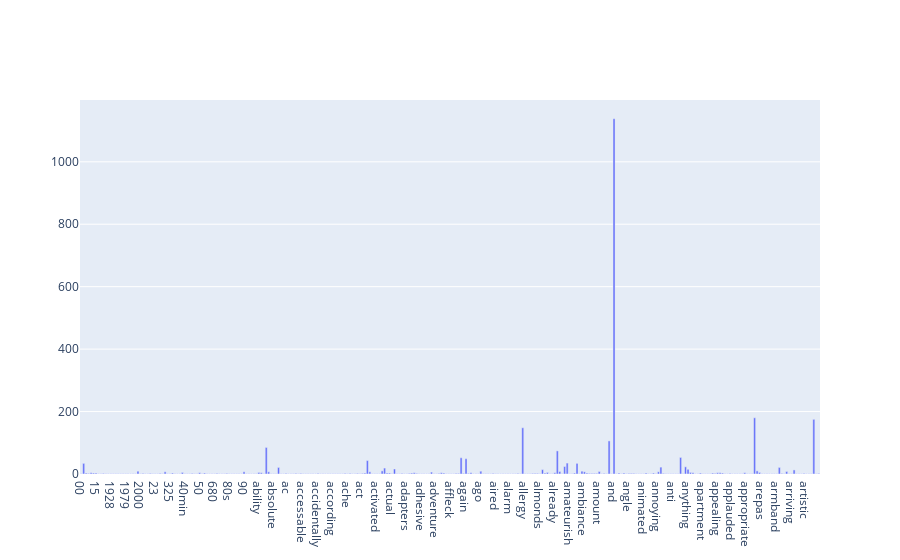

Here is the notebook cell this chart was saved with:
### Code cell
data = [go.Bar(
   x = count_vect.get_feature_names()[:300],
   y = list(term_frequencies)[:300]
)]
fig = go.Figure(data=data)
fig.update_layout(xaxis_type='category')
fig.show()

### Figure 1 — Plotly figure (JSON) as saved in the notebook; plotly's stock layout.template omitted (floating-point values rounded to 4 significant figures; data arrays with more than 128 entries replaced by an {"elided": "..."} marker saying what was removed)
{"data": [{"type": "bar", "x": {"elided": "300 str values"}, "y": {"elided": "300 int values"}}], "layout": {"autosize": true, "xaxis": {"autorange": true, "range": [-0.5, 299.5], "type": "category"}, "yaxis": {"autorange": true, "range": [0, 1198.0], "type": "linear"}}}
